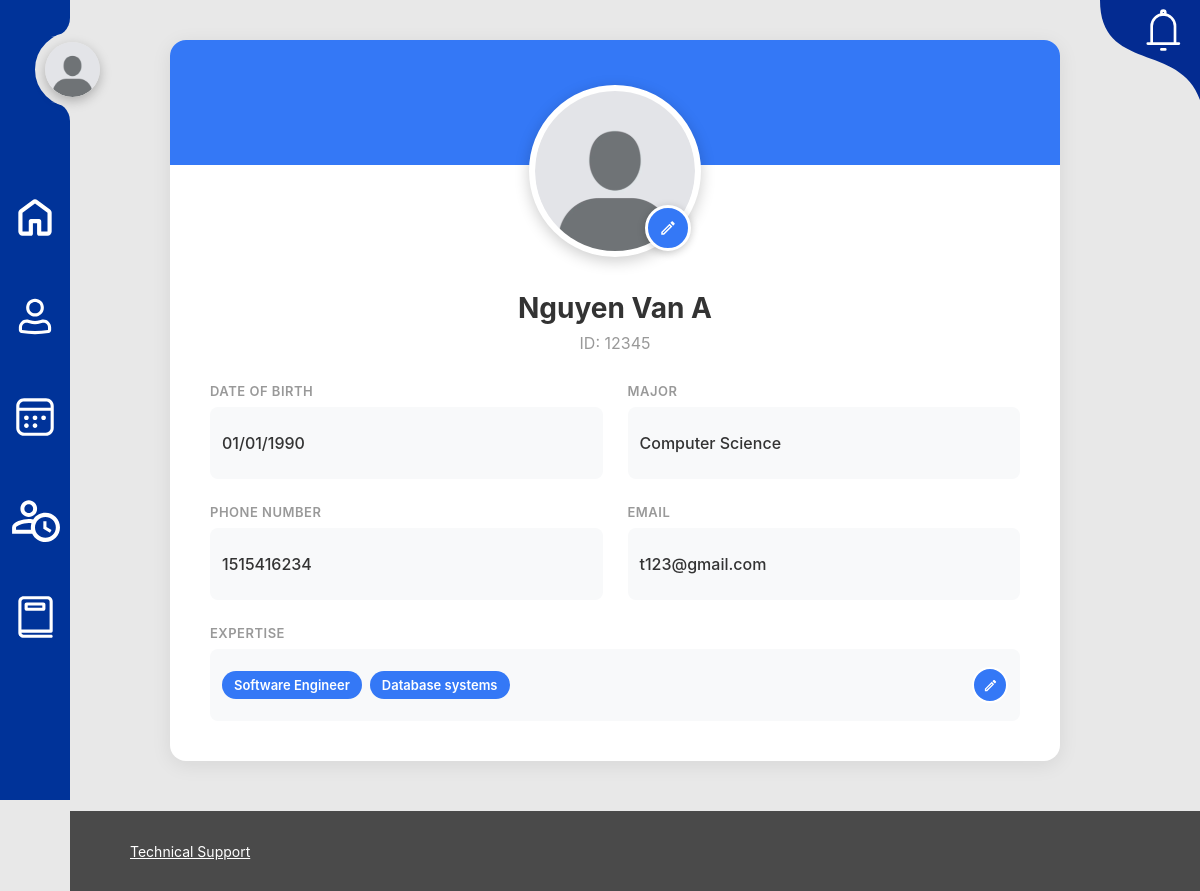
/tutor/profile/ (signed in), run on the app's committed database.
### tutors/models.py (models this page shows, shortened)
class Tutor(models.Model):
    user = models.OneToOneField(User, on_delete=models.CASCADE)
    full_name = models.CharField(max_length=100)
    tutor_id = models.CharField(max_length=20, unique=True)
    phone = models.CharField(max_length=15, blank=True)
    expertise = models.ManyToManyField('tutoring_sessions.Subject', related_name='tutors')
    email = models.EmailField(blank=True)
    major = models.CharField(max_length=100, blank=True)
    dob = models.DateField(null=True, blank=True)
    avatar = models.ImageField(upload_to='avatars/', null=True, blank=True)
    class Meta:
        verbose_name = "Tutor"
        verbose_name_plural = "Tutors"

### tutoring_sessions/models.py (models this page shows, shortened)
class Subject(models.Model):
    name = models.CharField(max_length=100)
    code = models.CharField(max_length=20, unique=True)

### tutors/views.py (the view)
# urls.py: path('profile/', views.profile, name='profile'),
@login_required
def profile(request):
    if request.user.userprofile.role != 'tutor':
        return render(request, '403.html', status=403)
    tutor = Tutor.objects.get(user=request.user)
    all_subjects = Subject.objects.all().order_by('name')
    context = {
        'tutor': tutor,
        'all_subjects': all_subjects,
    }
    return render(request, 'tutors/profile.html', context)

### notification/context_processors.py (called while the page is built)
def notifications(request):
    if request.user.is_authenticated:
        notifications = NotificationService.get_user_notifications(request.user)
        unread_count = NotificationService.get_unread_count(request.user)
        return {
            'user_notifications': notifications[:5],  # Latest 5
            'unread_count': unread_count,
        }
    return {
        'user_notifications': [],
        'unread_count': 0,
    }

### notification/notification_service.py (called while the page is built)
    @staticmethod
    def get_user_notifications(user: User, unread_only: bool = False):
        personal = Notification.objects.filter(user=user)
        broadcasts = Notification.objects.filter(is_broadcast=True)
        notifications = personal | broadcasts
        if unread_only:
            notifications = notifications.filter(is_read=False)
        return notifications.order_by('-created_at')

    @staticmethod
    def get_unread_count(user: User):
        personal_unread = Notification.objects.filter(user=user, is_read=False).count()
        broadcast_unread = Notification.objects.filter(is_broadcast=True, is_read=False).count()
        return personal_unread + broadcast_unread

### tutors/templatetags/tutor_avatar.py (called while the page is built)
@register.filter
def valid_avatar(avatar_field):
    if not avatar_field:
        return False
    file_path = os.path.join(settings.MEDIA_ROOT, str(avatar_field))
    return os.path.isfile(file_path)

### tutors/templates/tutors/profile.html (shortened to what this page needs)
{% extends 'tutor_base.html' %}
{% load static %}
{% load tutor_avatar %}
{% block content %}
<div class="profile-page">
    <div class="profile-card">
        <div class="avatar-section">
            <div class="avatar-container">
                <img src="{% if tutor.avatar|valid_avatar %}{{ tutor.avatar.url }}{% else %}{% static 'images/avatar.svg' %}{% endif %}"
                     alt="avatar"
                     class="profile-avatar"
                     id="avatar-display">
                <div class="edit-avatar-overlay" id="edit-avatar-btn">
                    <img src="{% static 'images/pencil.svg' %}" alt="edit">
                </div>
            </div>
        </div>
        <div class="profile-body">
            <h1 class="profile-name">{{ tutor.full_name }}</h1>
            <p class="profile-id">ID: {{ tutor.tutor_id }}</p>
            <div class="info-grid">
                <div class="info-item">
                    <label class="info-label">Date of Birth</label>
                    <div class="info-value">
                        {{ tutor.dob|date:"d/m/Y"|default:"Not provided" }}
                    </div>
                </div>
                <div class="info-item">
                    <label class="info-label">Major</label>
                    <div class="info-value">
                        {{ tutor.major|default:"Not provided" }}
                    </div>
                </div>
                <div class="info-item">
                    <label class="info-label">Phone Number</label>
                    <div class="info-value">
                        {{ tutor.phone|default:"Not provided" }}
                    </div>
                </div>
                <div class="info-item">
                    <label class="info-label">Email</label>
                    <div class="info-value">
                        {{ tutor.email|default:"Not provided" }}
                    </div>
                </div>
                <div class="info-item" style="grid-column: 1 / -1;">
                    <label class="info-label">Expertise</label>
                    <div class="info-value expertise">
                        <div class="expertise-content" id="expertise-display">
                            {% if tutor.expertise.all %}
                                <div class="expertise-tags">
                                    {% for subject in tutor.expertise.all %}
                                        <span class="expertise-tag">{{ subject.name }}</span>
                                    {% endfor %}
                                </div>
                            {% else %}
                                <span style="color: #999;">Not provided</span>
                            {% endif %}
                        </div>
                        <div class="edit-btn" id="expertise-btn">
                            <img src="{% static 'images/pencil.svg' %}" alt="edit">
                        </div>
                    </div>
                </div>
            </div>
        </div>
    </div>
</div>
{% endblock %}

### static/css/student_base.css (style rules this page uses)
:root { --white: #fff; --bg-color: #e5e5e5; --navbar-color: #003399; --text-color:#000; --bg-color:#e8e8e8; }
body { background-color: #e8e8e8; }
* { font-family: Inter, sans-serif; margin: 0; padding: 0; outline: none; list-style:none; text-decoration: none; }

### tutors/templates/tutors/profile.html (style rules this page uses)
:root { --primary-blue: #3478F6; --primary-hover: #216CE7; --success-color: #4CAF50; --error-color: #f44336; --text-dark: #333; --text-muted: #999; }
.profile-page { max-width: 100%; margin: 0 auto; padding: 40px 20px; margin-left: 150px; margin-right: 120px; margin-bottom: 90px; font-family: 'Segoe UI', Tahoma, Geneva, Verdana, sans-serif; }
.profile-card { background: white; border-radius: 16px; box-shadow: 0 4px 20px rgba(0, 0, 0, 0.08); overflow: hidden; }
.avatar-section { position: relative; display: flex; justify-content: center; margin-top: -80px; }
.avatar-container { position: relative; display: inline-block; }
.profile-avatar { width: 160px; height: 160px; border-radius: 50%; border: 6px solid white; object-fit: cover; box-shadow: 0 4px 15px rgba(0, 0, 0, 0.2); background: white; }
.edit-avatar-overlay { position: absolute; bottom: 10px; right: 10px; width: 40px; height: 40px; background-color: var(--primary-blue); border-radius: 50%; display: flex; align-items: center; justify-content: center; cursor: pointer; transition: all 0.3s; box-shadow: 0 2px 8px rgba(0, 0, 0, 0.2); border: 3px solid white; }
.edit-avatar-overlay img { width: 18px; height: 18px; filter: brightness(0) invert(1); }
.profile-body { padding: 30px 40px 40px; }
.profile-name { text-align: center; font-size: 28px; font-weight: 700; color: var(--text-dark); margin-bottom: 8px; }
.profile-id { text-align: center; font-size: 16px; color: var(--text-muted); margin-bottom: 30px; }
.info-grid { display: grid; grid-template-columns: repeat(2, 1fr); gap: 25px; margin-top: 30px; }
.info-item { display: flex; flex-direction: column; gap: 8px; }
.info-label { font-size: 13px; font-weight: 600; color: var(--text-muted); text-transform: uppercase; letter-spacing: 0.5px; }
.info-value { font-size: 16px; color: var(--text-dark); font-weight: 500; display: flex; align-items: center; justify-content: space-between; padding: 12px; background: #f8f9fa; border-radius: 8px; min-height: 48px; }
.info-value.expertise { position: relative; }
.expertise-content { flex: 1; }
.expertise-tags { display: flex; flex-wrap: wrap; gap: 8px; }
.expertise-tag { display: inline-block; padding: 6px 12px; background-color: var(--primary-blue); color: white; border-radius: 20px; font-size: 13px; font-weight: 600; }
.edit-btn { width: 32px; height: 32px; min-width: 32px; background-color: var(--primary-blue); border: 2px solid white; border-radius: 50%; display: flex; align-items: center; justify-content: center; cursor: pointer; transition: all 0.3s; margin-left: 12px; }
.edit-btn img { width: 15px; height: 15px; }

### data on the page
Tutor: full_name "Nguyen Van A", tutor_id "12345", dob "01/01/1990", major "Computer Science", phone "1515416234", email "t123@gmail.com"
Subject: name "Software Engineer"
Subject: name "Database systems"
